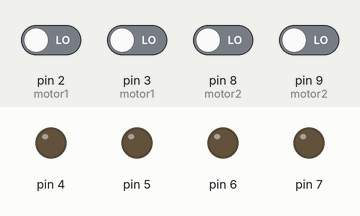
This sketch was run on a simulated Arduino Uno, built with avr-gcc and run on an emulated ATmega328P. On the bench: output pins drawn as LEDs (lit = HIGH). The inputs (shaded band) are chosen by the test bench; at power-on: pin 2 (motor1), pin 3 (motor1), pin 8 (motor2), pin 9 (motor2) LOW.

Above: at 1.2 s.
1.3 s: pin 2 (motor1) driven HIGH
At 2.0 s:
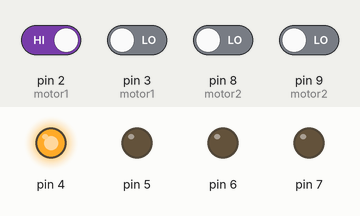
2.8 s: pin 2 (motor1) driven LOW
At 3.2 s:
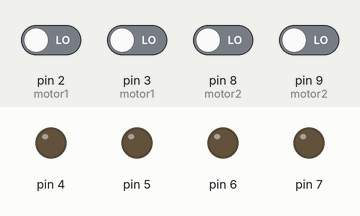
4.3 s: pin 3 (motor1) driven HIGH
At 5.5 s:
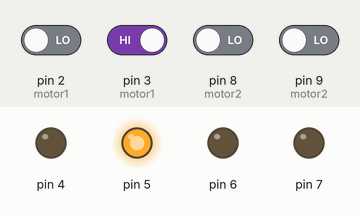
5.8 s: pin 2 (motor1) driven HIGH
At 6.7 s:
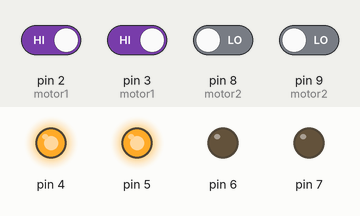
7.3 s: pin 2 (motor1) driven LOW and pin 3 (motor1) driven LOW and pin 8 (motor2) driven HIGH and pin 9 (motor2) driven HIGH
At 7.8 s:
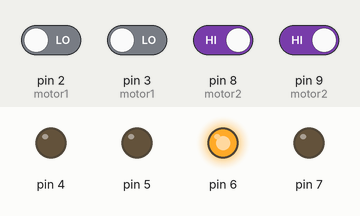
8.8 s: pin 8 (motor2) driven LOW
At 10.2 s:
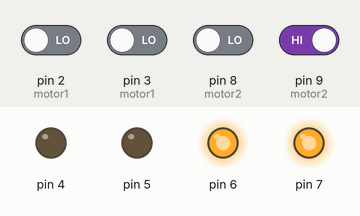
Timing chart, 0 to 11.3 s (numbered marks = the images above; inputs shaded):
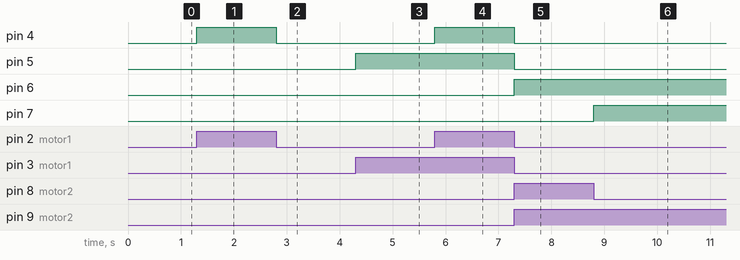

Measured:
- after the input at 1.3 s, pin 4: LOW → HIGH at once
- after the input at 2.8 s, pin 4: HIGH → LOW at once
- after the input at 4.3 s, pin 5: LOW → HIGH at once
- after the input at 5.8 s, pin 4: LOW → HIGH at once
- after the input at 7.3 s, pin 4, pin 5: HIGH → LOW at once; pin 6: LOW → HIGH at once
- after the input at 8.8 s, pin 7: LOW → HIGH at once

The sketch:

player2.ino
```cpp
#include <pt.h>

static struct pt pt1, pt2;

//Global variables

//Player 2's motors
int motor1Direction = 0;
int motor2Direction = 0;

const int CW = 1;
const int CCW = 2;

void setup() {
  pinMode(2, INPUT);
  pinMode(3, INPUT);
  pinMode(8, INPUT);
  pinMode(9, INPUT);

  pinMode(4, OUTPUT);
  pinMode(5, OUTPUT);
  pinMode(6, OUTPUT);
  pinMode(7, OUTPUT);
  Serial.begin(9600);
  PT_INIT(&pt1);
  PT_INIT(&pt2);
}

bool motor1() {
  if (digitalRead(2) == HIGH) {
    motor1Direction = CW;
    return true;
  }
  if (digitalRead(3) == HIGH) {
    motor1Direction = CCW;
    return true;
  }
  else {
    digitalWrite(4, LOW);
    digitalWrite(5, LOW);
    return false;
  }
}

bool motor2() {
  if (digitalRead(8) == HIGH) {
    motor2Direction = CW;
    return true;
  }
  if (digitalRead(9) == HIGH) {
    motor2Direction = CCW;
    return true;
  }
  else {
    digitalWrite(6, LOW);
    digitalWrite(7, LOW);
    return false;
  }
}

static int protothread1(struct pt *pt) {
  PT_BEGIN(pt);
  while (true) {
    PT_WAIT_UNTIL(pt, motor1());
    if (motor1Direction == CW) {
      digitalWrite(4, HIGH);
    }
    else if (motor1Direction == CCW) {
      digitalWrite(5, HIGH);
    }
  }
  PT_END(pt);
}

static int protothread2(struct pt *pt) {
  PT_BEGIN(pt);
  while (true) {
    PT_WAIT_UNTIL(pt, motor2());
    if (motor2Direction == CW) {
      digitalWrite(6, HIGH);
    }
    else if (motor2Direction == CCW) {
      digitalWrite(7, HIGH);
    }
  }
  PT_END(pt);
}

void loop() {
  protothread1(&pt1);
  protothread2(&pt2);
}
```
